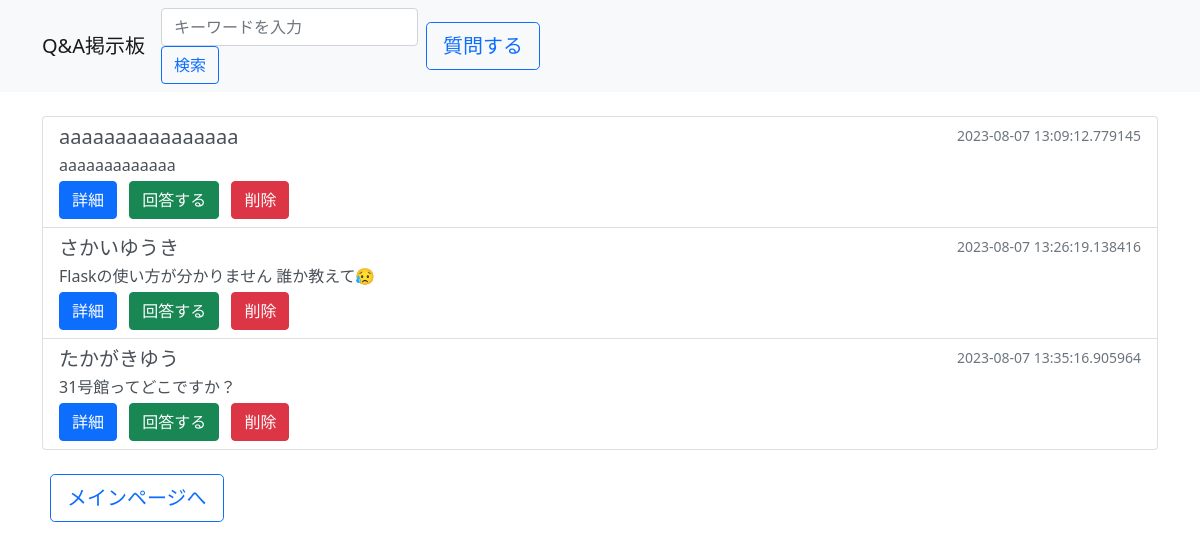
The page /question_main (signed in) on the database as committed earlier.
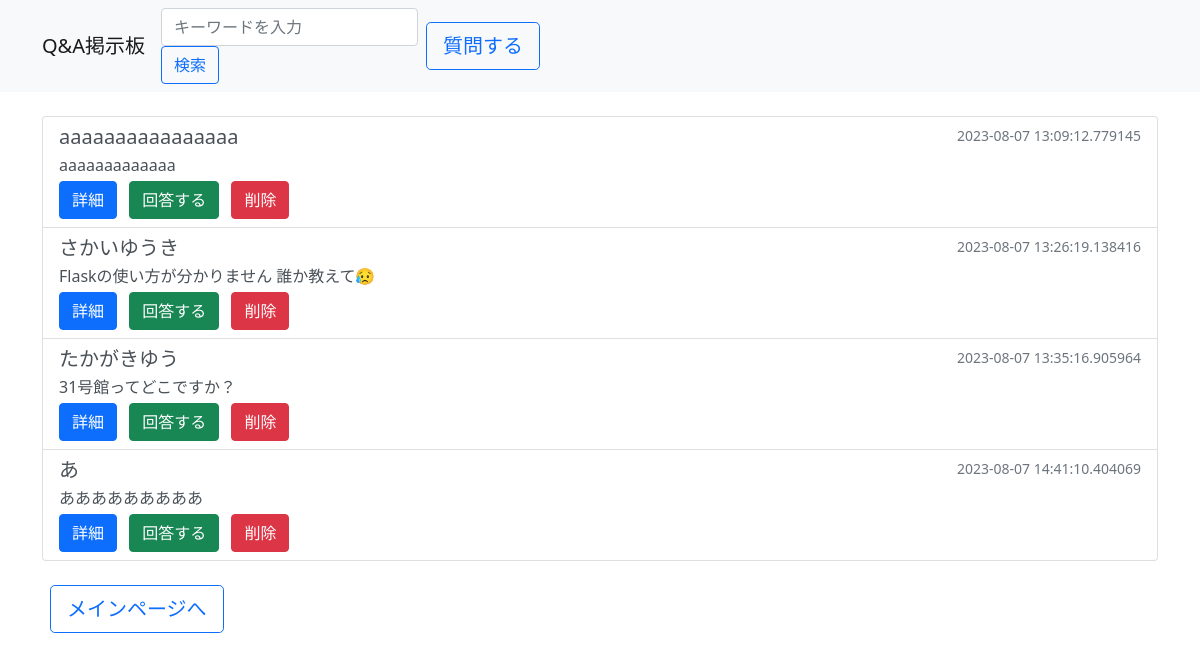
The same page on the database as committed later.
### main.py (models this page shows)
class Question(db.Model):
    id = db.Column(db.Integer, primary_key=True)
    user = db.Column(db.String(20), nullable=False)
    detail = db.Column(db.Text, nullable=False)
    post_date = db.Column(db.DateTime, nullable=False)

### main.py (the view)
@app.route('/question_main')
@login_required
def question_main():
    questions = Question.query.all()
    return render_template('index.html', questions=questions)

### main.py (called while the page is built)
@login_manager.user_loader
def load_user(user_id):
    return User.query.get(user_id)

def is_logged_in():
    return 'user_id' in session

def login_required(f):
    @wraps(f)
    def decorated_function(*args, **kwargs):
        if not is_logged_in():
            return redirect(url_for('login'))  # ログインしていない場合はログインページにリダイレクト
        return f(*args, **kwargs)
    return decorated_function

### templates/index.html (shortened to what this page needs)
{% extends 'base.html' %}
{% block body %}
<nav class="navbar navbar-expand-lg navbar-light bg-light">
    <div class="container">
        <a class="navbar-brand" href="/">Q&A掲示板</a>
        <div class="collapse navbar-collapse" id="navbarNav">
            <ul class="navbar-nav ml-auto">
                <li class="nav-item">
                    <form action="/search_word" method="POST" class="form-inline my-2 my-lg-0">
                        <input class="form-control mr-sm-2" type="search" name="search" placeholder="キーワードを入力" aria-label="Search">
                        <button class="btn btn-outline-primary my-2 my-sm-0" type="submit">検索</button>
                    </form>
                </li>
            </ul>
            <ul class="nav justify-content-end">
                <li class="nav-item">
                    <a href="/question" class="btn btn-lg btn-outline-primary mx-2">質問する</a>
                </li>
            </ul>
        </div>
    </div>
</nav>
<div class="container mt-4">
    <div class="row mt-4">
        <div class="col-md-12">
            <div class="list-group">
                {% for question in questions %}
                <div class="list-group-item list-group-item-action">
                    <div class="d-flex justify-content-between">
                        <h5 class="mb-1">{{ question.user }}</h5>
                        <small class="text-muted">{{ question.post_date }}</small>
                    </div>
                    <p class="mb-1">{{ question.detail }}</p>
                    <a href="/detail/{{ question.id }}" class="btn btn-primary me-2">詳細</a>
                    <a href="/answer/{{ question.id }}" class="btn btn-success me-2">回答する</a>
                    <a href="/delete/{{ question.id }}" class="btn btn-danger">削除</a>
                </div>
                {% endfor %}
            </div>
        </div>
    </div>
    <div class="row justify-content-start mt-4">
        <div class="col-md-4">
            <a href="{{ url_for('main2') }}" class="btn btn-lg btn-outline-primary mx-2">メインページへ</a>
        </div>
    </div>
</div>
{% endblock %}

Rows that differ between the two databases and show on the page:
added Question: user "あ", post_date "2023-08-07 14:41:10.404069", detail "あああああああああ"
